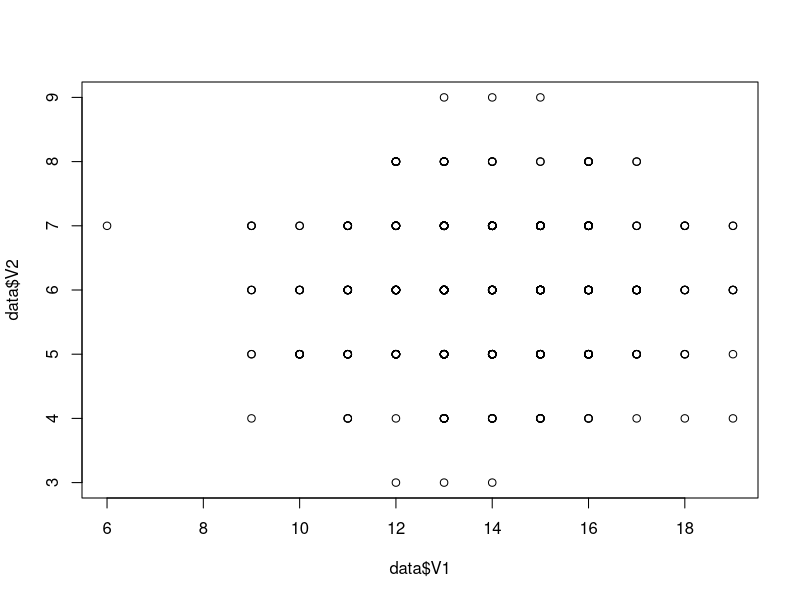
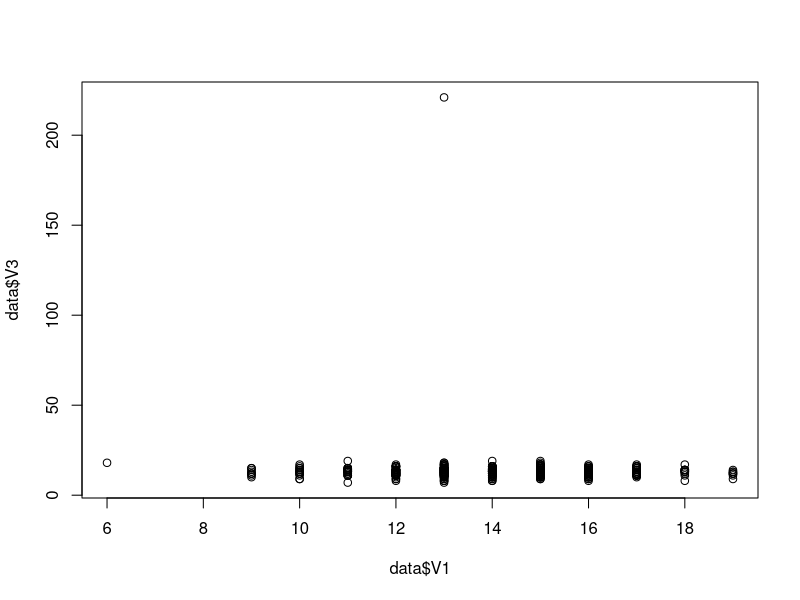
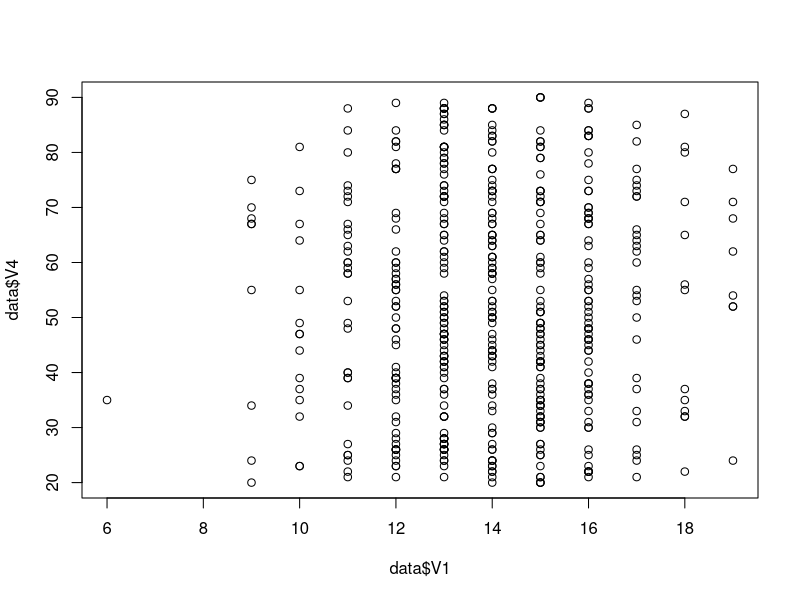
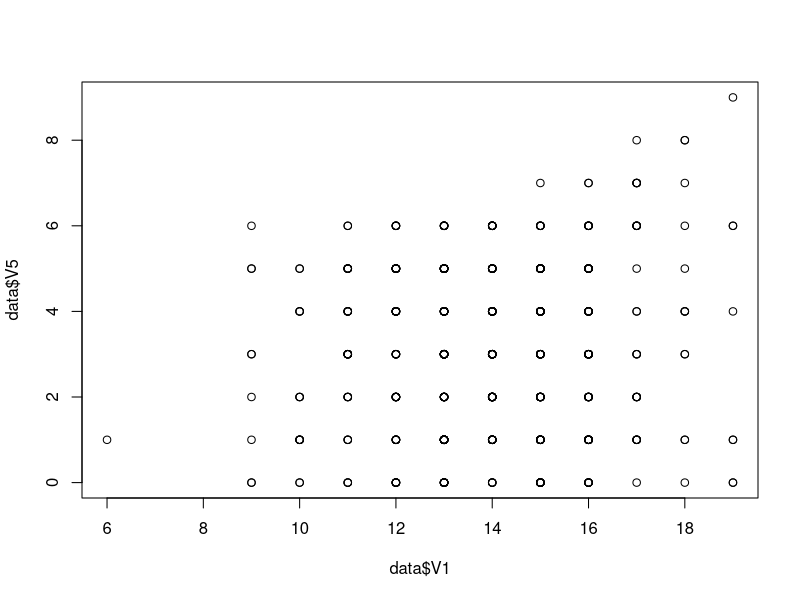
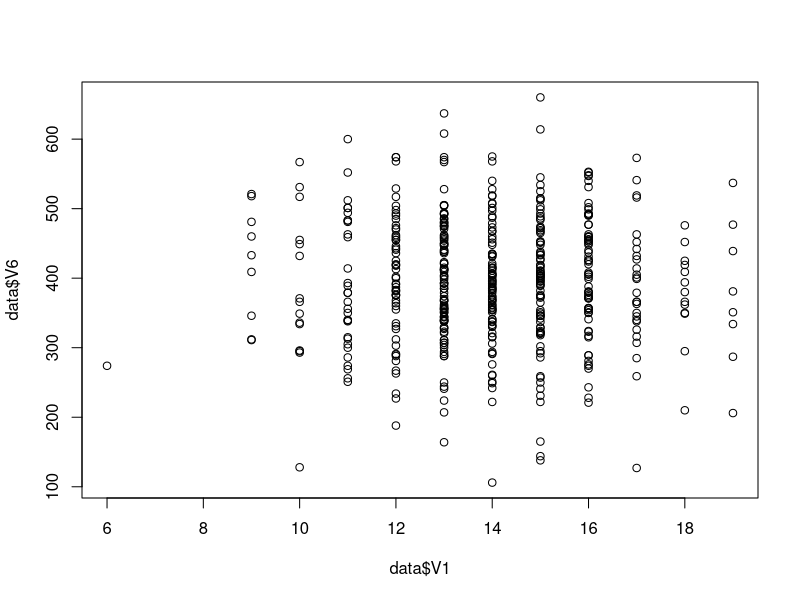
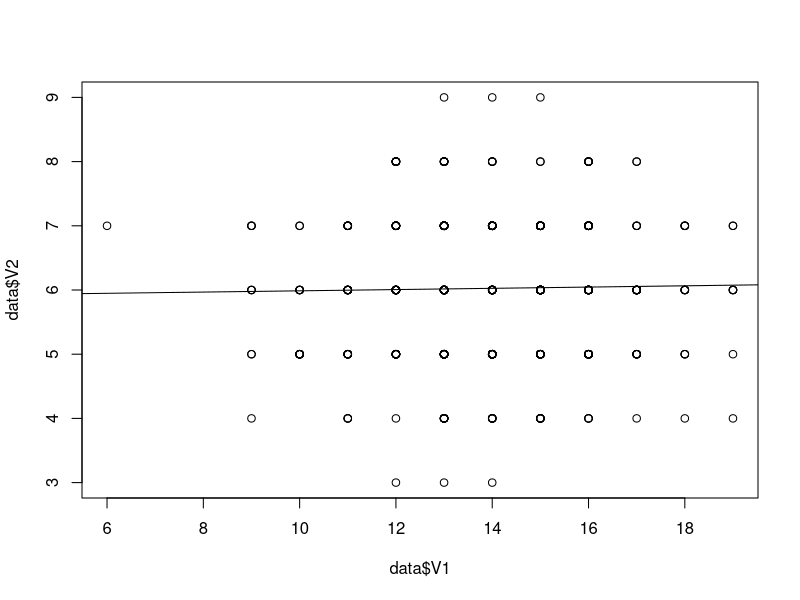
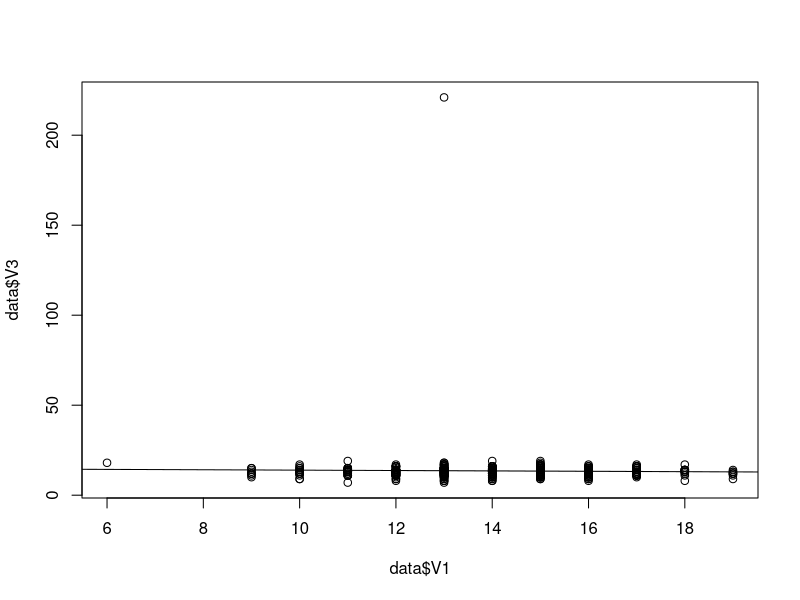
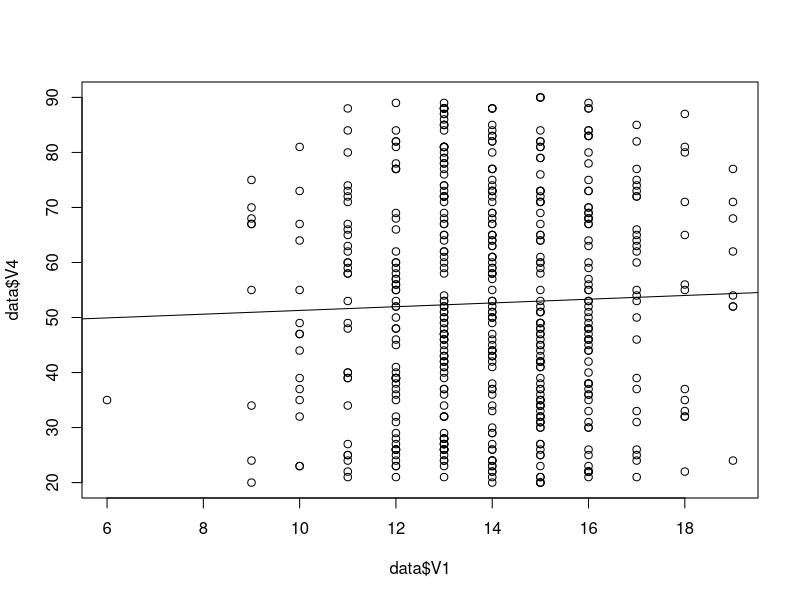

Write R code to recreate these figures, in order.
setwd("C:/Users/julie/GitHub/Stats")
data = read.table("mrdata2.txt")

#4a. Correlations
cor.test(data$V1, data$V2)
plot(data$V1, data$V2)

cor.test(data$V1, data$V3)
plot(data$V1, data$V3)

cor.test(data$V1, data$V4)
plot(data$V1, data$V4)

cor.test(data$V1, data$V5)
plot(data$V1, data$V5)

cor.test(data$V1, data$V6)
plot(data$V1, data$V6)

#4b. Regressions
model = lm(data$V1~data$V2)
summary(model)
plot(data$V2~data$V1)
abline(lm(data$V2~data$V1))

model = lm(data$V1~data$V3)
summary(model)
plot(data$V3~data$V1)
abline(lm(data$V3~data$V1))

model = lm(data$V1~data$V4)
summary(model)
plot(data$V4~data$V1)
abline(lm(data$V4~data$V1))

model = lm(data$V1~data$V5)
summary(model)
plot(data$V5~data$V1)
abline(lm(data$V5~data$V1))

model = lm(data$V1~data$V6)
summary(model)
plot(data$V6~data$V1)
abline(lm(data$V6~data$V1))
